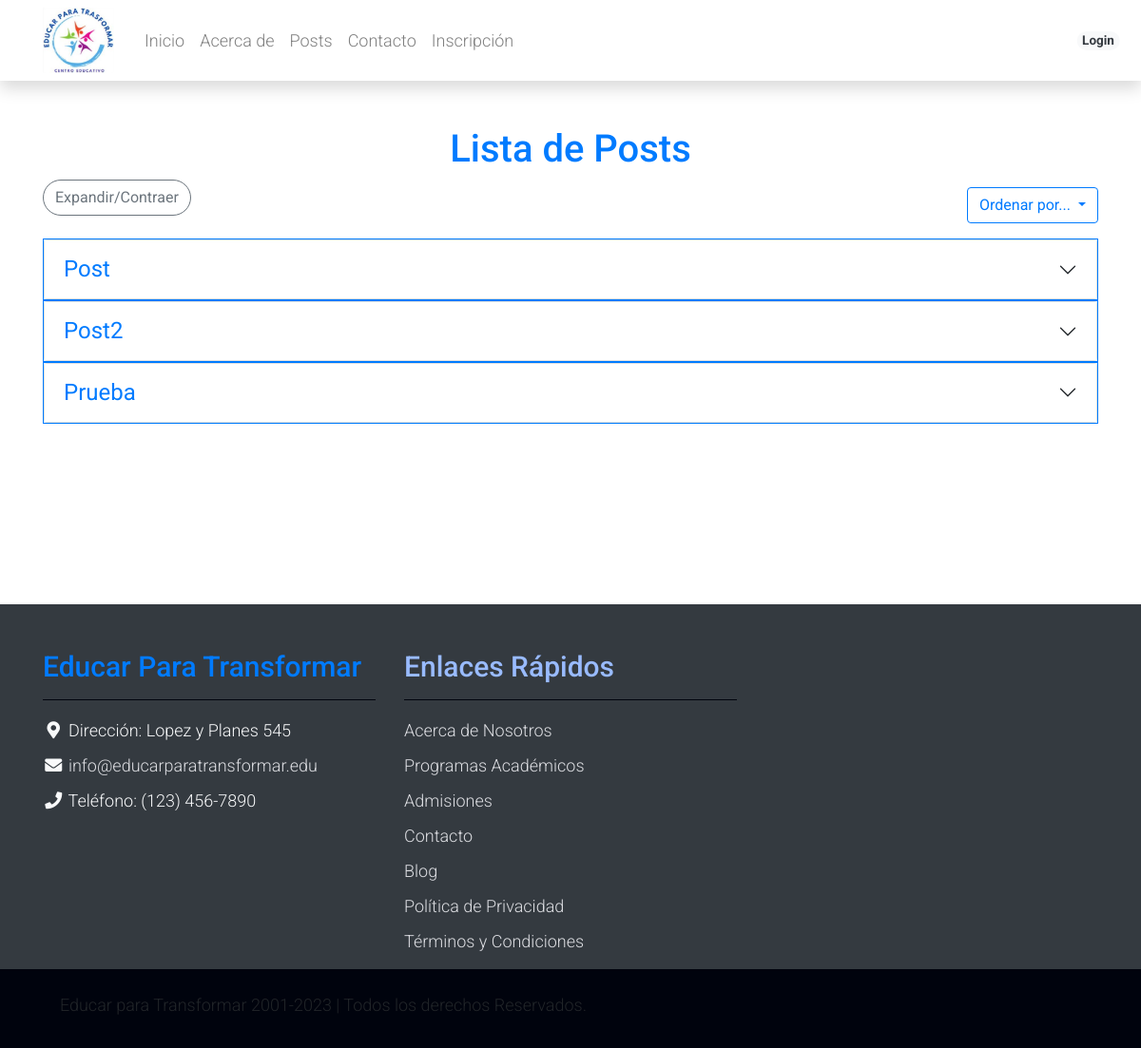
The app's page /posts/, older data.
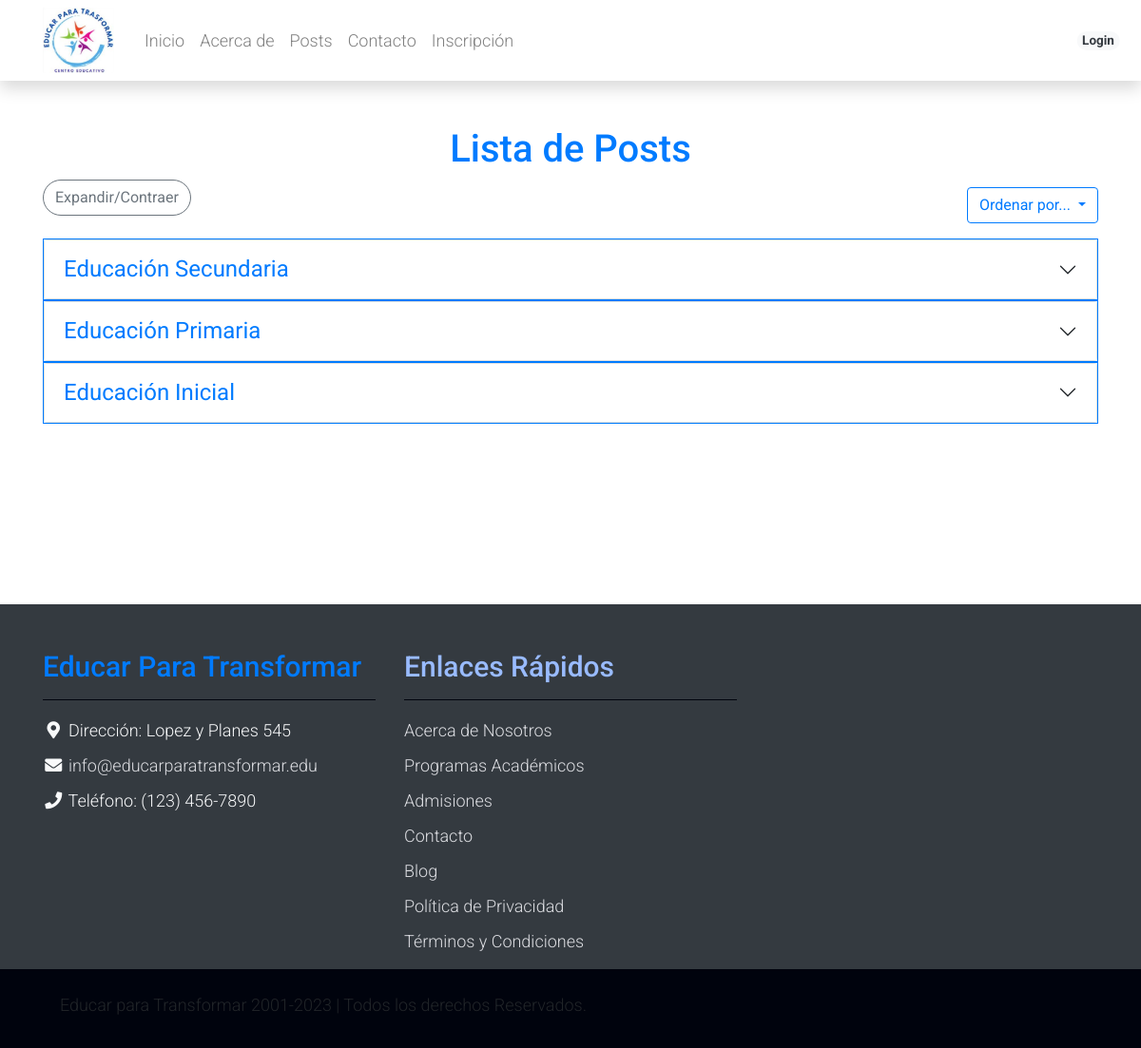
The same page, newer data.
### apps/posts/models.py (models this page shows, shortened)
class Post(models.Model):
    titulo = models.CharField(max_length=50, null=False)
    subtitulo = models.CharField(max_length=100, null=True, blank=True)
    fecha = models.DateTimeField(auto_now_add=True)
    texto = models.TextField(null=False)
    activo = models.BooleanField(default=True)
    categoria = models.ForeignKey(
        Categoria, on_delete=models.SET_NULL, null=True, default='Sin Categoria')
    imagen = models.ImageField(
        null=True, blank=True, upload_to='media/', default='static/post_default.png')
    publicado = models.DateTimeField(default=timezone.now)
    usuario = models.ForeignKey(Usuario, on_delete=models.CASCADE, default=1)
    class Meta:
        ordering = ['-publicado']

### apps/posts/views.py (the view)
# urls.py: path('posts/', PostListView.as_view(), name='posts'),
class PostListView(ListView):
    model = Post
    template_name = "posts/posts.html"
    context_object_name = "posts"
    def get_queryset(self):
        sort_order = self.request.GET.get('sort', 'desc')
        if sort_order == 'asc':
            return Post.objects.filter(activo=True).order_by('fecha')
        elif sort_order == 'a':
            return Post.objects.filter(activo=True).order_by('titulo')
        elif sort_order == 'z':
            return Post.objects.filter(activo=True).order_by('-titulo')
        else:
            return Post.objects.filter(activo=True).order_by('-fecha')

### apps/posts/models.py (called while the page is built)
    def __str__(self):
        return self.nombre

### templates/posts/posts.html (shortened to what this page needs)
{% extends 'base.html' %}
{%load static%}
{%block content %}
<head>
    <link rel="stylesheet" href="https://cdn.jsdelivr.net/npm/bootstrap@5.2.1/dist/css/bootstrap.min.css">
    <link rel="stylesheet" href="https://stackpath.bootstrapcdn.com/bootstrap/4.5.2/css/bootstrap.min.css">
</head>
<body>
    <div class="container mt-5">
        <h1 class="text-center text-primary">Lista de Posts</h1>
        <button id="expandirContraerBtn" class="btn btn-outline-secondary rounded-pill text-align-left"
            style="float: left;">Expandir/Contraer</button>
        <div class="my-3 d-grid gap-2 d-md-flex justify-content-md-end">
            <div class="btn-group" role="group">
                <button type="button" class="btn btn-outline-primary dropdown-toggle" data-bs-toggle="dropdown"
                    aria-expanded="false">
                    Ordenar por...
                </button>
            </div>
        </div>
        <ul class=" list-group">
            {% for post in posts%}
            {% if post.activo %}
            <span class="border border-primary">
                <div class="card accordion accordion-flush" id="accordionFlushExample">
                    <div class="accordion-item">
                        <h2 class="accordion-header">
                            <button class="font-size-large text-primary accordion-button collapsed" type="button"
                                data-bs-toggle="collapse" data-bs-target="#flush-collapse-{{ post.pk }}"
                                aria-expanded="false" aria-controls="flush-collapse-{{ post.pk }}">
                                {{ post.titulo }}
                            </button>
                        </h2>
                    </div>
                </div>
            </span>
            {% endif %}
            {% endfor %}
        </ul>
    </div>
</body>
{%endblock%}

Row changes from the older to the newer data that the page shows:
removed Post: titulo "Post"
removed Post: titulo "Post2"
removed Post: titulo "Prueba"
added Post: titulo "Educación Secundaria"
added Post: titulo "Educación Primaria"
added Post: titulo "Educación Inicial"
